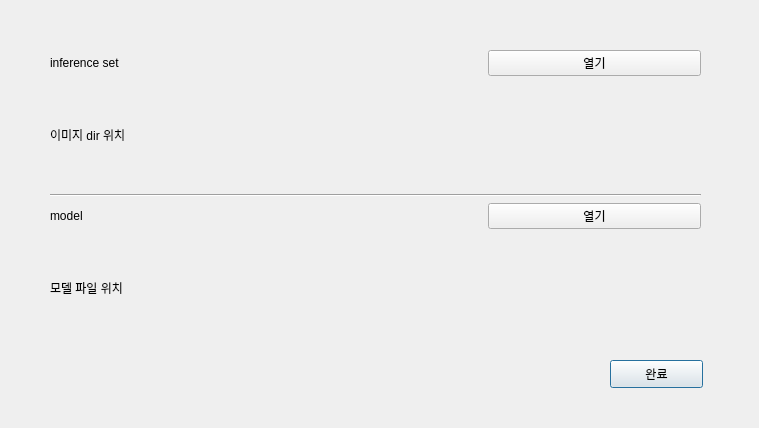
<?xml version="1.0" encoding="UTF-8"?>
<ui version="4.0">
 <class>dialog</class>
 <widget class="QDialog" name="dialog">
  <property name="geometry">
   <rect>
    <x>0</x>
    <y>0</y>
    <width>759</width>
    <height>428</height>
   </rect>
  </property>
  <property name="windowTitle">
   <string>Dialog</string>
  </property>
  <widget class="QPushButton" name="pushButtonInitNext">
   <property name="geometry">
    <rect>
     <x>610</x>
     <y>360</y>
     <width>93</width>
     <height>28</height>
    </rect>
   </property>
   <property name="text">
    <string>완료</string>
   </property>
  </widget>
  <widget class="QWidget" name="verticalLayoutWidget">
   <property name="geometry">
    <rect>
     <x>50</x>
     <y>50</y>
     <width>651</width>
     <height>291</height>
    </rect>
   </property>
   <layout class="QVBoxLayout" name="verticalLayout">
    <item>
     <layout class="QHBoxLayout" name="horizontalLayout">
      <item>
       <widget class="QLabel" name="label">
        <property name="text">
         <string>inference set</string>
        </property>
       </widget>
      </item>
      <item>
       <widget class="QLabel" name="labelTrainCount">
        <property name="text">
         <string/>
        </property>
       </widget>
      </item>
      <item>
       <widget class="QPushButton" name="pushButtonInferenceListDir">
        <property name="text">
         <string>열기</string>
        </property>
       </widget>
      </item>
     </layout>
    </item>
    <item>
     <widget class="QLabel" name="labelInferenceListDir">
      <property name="text">
       <string>이미지 dir 위치</string>
      </property>
     </widget>
    </item>
    <item>
     <widget class="Line" name="line">
      <property name="orientation">
       <enum>Qt::Horizontal</enum>
      </property>
     </widget>
    </item>
    <item>
     <layout class="QHBoxLayout" name="horizontalLayout_2">
      <item>
       <widget class="QLabel" name="labelTestSet">
        <property name="text">
         <string>model</string>
        </property>
       </widget>
      </item>
      <item>
       <widget class="QLabel" name="labelTestCount">
        <property name="text">
         <string/>
        </property>
       </widget>
      </item>
      <item>
       <widget class="QPushButton" name="pushButtonModelDir">
        <property name="text">
         <string>열기</string>
        </property>
       </widget>
      </item>
     </layout>
    </item>
    <item>
     <widget class="QLabel" name="labelModelDir">
      <property name="text">
       <string>모델 파일 위치</string>
      </property>
     </widget>
    </item>
   </layout>
  </widget>
 </widget>
 <resources/>
 <connections/>
</ui>
